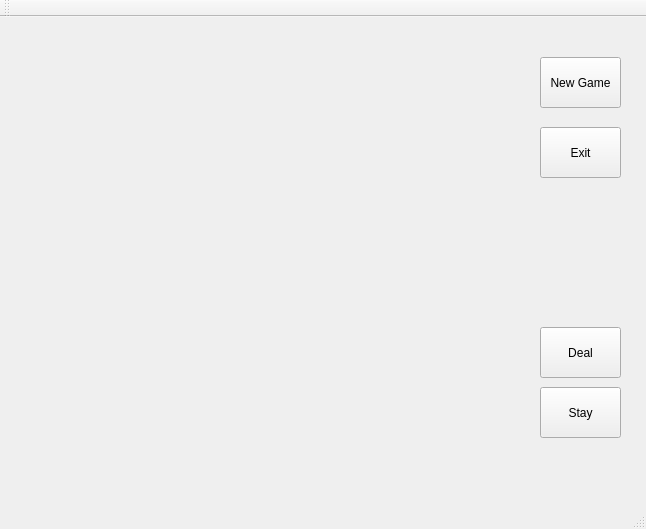
<?xml version="1.0" encoding="UTF-8"?>
<ui version="4.0">
 <class>MainWindow</class>
 <widget class="QMainWindow" name="MainWindow">
  <property name="geometry">
   <rect>
    <x>0</x>
    <y>0</y>
    <width>646</width>
    <height>529</height>
   </rect>
  </property>
  <property name="windowTitle">
   <string>MainWindow</string>
  </property>
  <widget class="QWidget" name="centralWidget">
   <widget class="QWidget" name="widget" native="true">
    <property name="geometry">
     <rect>
      <x>0</x>
      <y>0</y>
      <width>641</width>
      <height>471</height>
     </rect>
    </property>
    <widget class="QWidget" name="gridLayoutWidget">
     <property name="geometry">
      <rect>
       <x>-10</x>
       <y>0</y>
       <width>641</width>
       <height>481</height>
      </rect>
     </property>
     <layout class="QGridLayout" name="gridLayout">
      <property name="leftMargin">
       <number>9</number>
      </property>
     </layout>
    </widget>
    <widget class="QPushButton" name="btnNew">
     <property name="geometry">
      <rect>
       <x>540</x>
       <y>40</y>
       <width>81</width>
       <height>51</height>
      </rect>
     </property>
     <property name="text">
      <string>New Game</string>
     </property>
    </widget>
    <widget class="QPushButton" name="btnExit">
     <property name="geometry">
      <rect>
       <x>540</x>
       <y>110</y>
       <width>81</width>
       <height>51</height>
      </rect>
     </property>
     <property name="text">
      <string>Exit</string>
     </property>
    </widget>
    <widget class="QPushButton" name="btnDeal">
     <property name="geometry">
      <rect>
       <x>540</x>
       <y>310</y>
       <width>81</width>
       <height>51</height>
      </rect>
     </property>
     <property name="text">
      <string>Deal</string>
     </property>
    </widget>
    <widget class="QPushButton" name="btnStay">
     <property name="geometry">
      <rect>
       <x>540</x>
       <y>370</y>
       <width>81</width>
       <height>51</height>
      </rect>
     </property>
     <property name="text">
      <string>Stay</string>
     </property>
    </widget>
   </widget>
  </widget>
  <widget class="QMenuBar" name="menuBar">
   <property name="geometry">
    <rect>
     <x>0</x>
     <y>0</y>
     <width>646</width>
     <height>21</height>
    </rect>
   </property>
  </widget>
  <widget class="QToolBar" name="mainToolBar">
   <attribute name="toolBarArea">
    <enum>TopToolBarArea</enum>
   </attribute>
   <attribute name="toolBarBreak">
    <bool>false</bool>
   </attribute>
  </widget>
  <widget class="QStatusBar" name="statusBar"/>
 </widget>
 <layoutdefault spacing="6" margin="11"/>
 <resources/>
 <connections/>
</ui>
